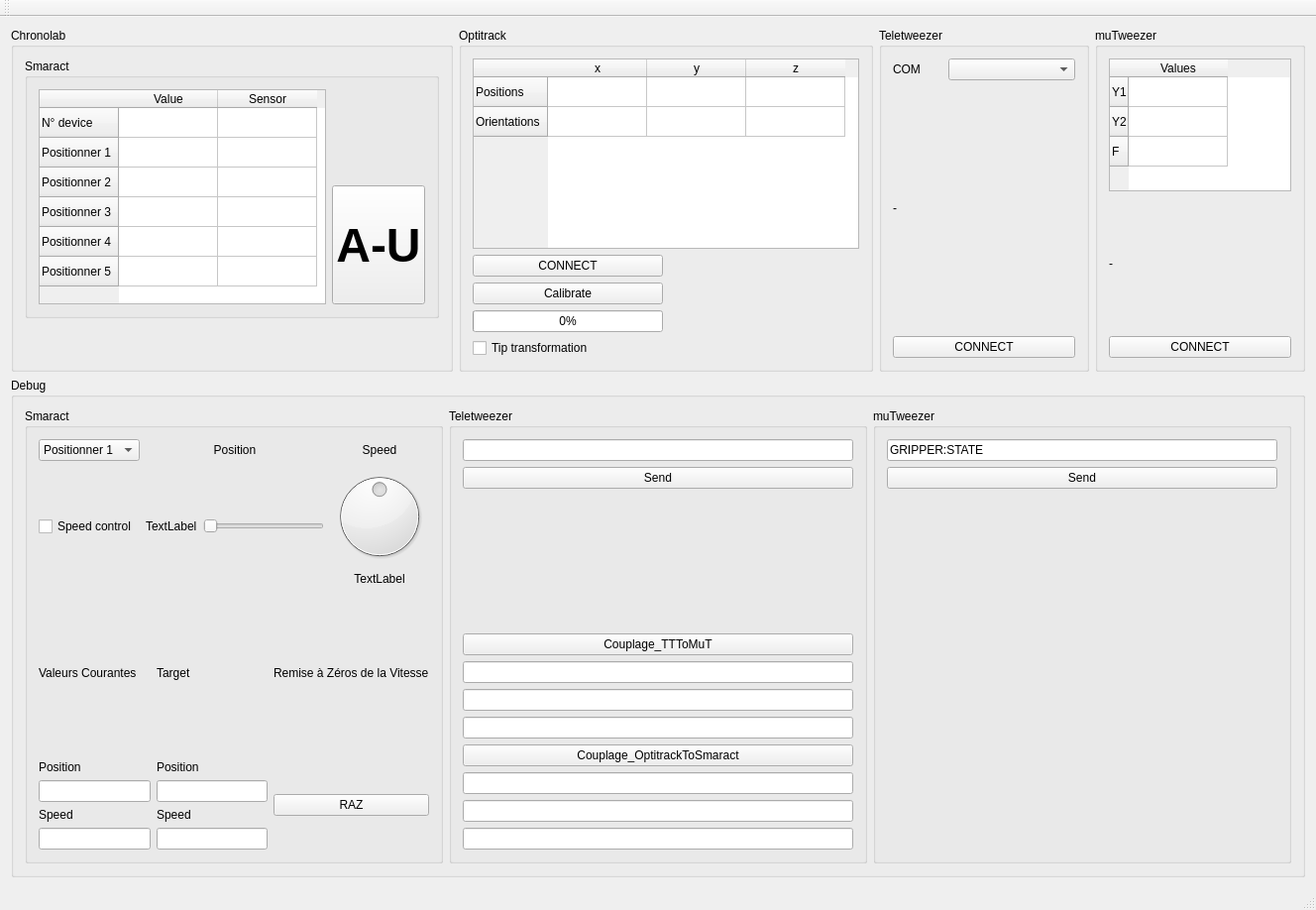
<?xml version="1.0" encoding="UTF-8"?>
<ui version="4.0">
 <class>MainWindow</class>
 <widget class="QMainWindow" name="MainWindow">
  <property name="geometry">
   <rect>
    <x>0</x>
    <y>0</y>
    <width>1328</width>
    <height>918</height>
   </rect>
  </property>
  <property name="windowTitle">
   <string>MainWindow</string>
  </property>
  <widget class="QWidget" name="centralWidget">
   <layout class="QGridLayout" name="gridLayout">
    <item row="0" column="3">
     <widget class="QGroupBox" name="groupBox_9">
      <property name="title">
       <string>muTweezer</string>
      </property>
      <layout class="QGridLayout" name="gridLayout_10">
       <item row="1" column="0">
        <layout class="QVBoxLayout" name="verticalLayout_9">
         <item>
          <layout class="QVBoxLayout" name="verticalLayout_10">
           <item>
            <layout class="QVBoxLayout" name="verticalLayout_11">
             <item>
              <widget class="QTableWidget" name="tableWidget_muTweez">
               <property name="sizePolicy">
                <sizepolicy hsizetype="Ignored" vsizetype="Ignored">
                 <horstretch>0</horstretch>
                 <verstretch>0</verstretch>
                </sizepolicy>
               </property>
               <row>
                <property name="text">
                 <string>Y1</string>
                </property>
               </row>
               <row>
                <property name="text">
                 <string>Y2</string>
                </property>
               </row>
               <row>
                <property name="text">
                 <string>F</string>
                </property>
               </row>
               <column>
                <property name="text">
                 <string>Values</string>
                </property>
               </column>
              </widget>
             </item>
            </layout>
           </item>
           <item>
            <widget class="QLabel" name="label_muTweezConnected">
             <property name="text">
              <string>-</string>
             </property>
            </widget>
           </item>
          </layout>
         </item>
         <item>
          <widget class="QPushButton" name="pushButton_connectmuTweezer">
           <property name="text">
            <string>CONNECT</string>
           </property>
          </widget>
         </item>
        </layout>
       </item>
      </layout>
     </widget>
    </item>
    <item row="0" column="1">
     <widget class="QGroupBox" name="groupBox_2">
      <property name="title">
       <string>Optitrack</string>
      </property>
      <layout class="QGridLayout" name="gridLayout_8">
       <item row="0" column="0">
        <layout class="QVBoxLayout" name="verticalLayout_5">
         <item>
          <widget class="QTableWidget" name="tableWidget_optitrack">
           <property name="sizePolicy">
            <sizepolicy hsizetype="Preferred" vsizetype="Minimum">
             <horstretch>0</horstretch>
             <verstretch>0</verstretch>
            </sizepolicy>
           </property>
           <property name="minimumSize">
            <size>
             <width>390</width>
             <height>4</height>
            </size>
           </property>
           <property name="verticalScrollBarPolicy">
            <enum>Qt::ScrollBarAlwaysOff</enum>
           </property>
           <property name="horizontalScrollBarPolicy">
            <enum>Qt::ScrollBarAlwaysOff</enum>
           </property>
           <row>
            <property name="text">
             <string>Positions</string>
            </property>
           </row>
           <row>
            <property name="text">
             <string>Orientations</string>
            </property>
           </row>
           <column>
            <property name="text">
             <string>x</string>
            </property>
           </column>
           <column>
            <property name="text">
             <string>y</string>
            </property>
           </column>
           <column>
            <property name="text">
             <string>z</string>
            </property>
           </column>
          </widget>
         </item>
         <item>
          <layout class="QHBoxLayout" name="horizontalLayout_3">
           <item>
            <layout class="QVBoxLayout" name="verticalLayout_6">
             <item>
              <widget class="QPushButton" name="pushButton_connectOptitrack">
               <property name="sizePolicy">
                <sizepolicy hsizetype="Preferred" vsizetype="Fixed">
                 <horstretch>0</horstretch>
                 <verstretch>0</verstretch>
                </sizepolicy>
               </property>
               <property name="text">
                <string>CONNECT</string>
               </property>
              </widget>
             </item>
             <item>
              <widget class="QPushButton" name="pushButton_optiCalib">
               <property name="text">
                <string>Calibrate</string>
               </property>
              </widget>
             </item>
             <item>
              <widget class="QProgressBar" name="progressBar_optiCalib">
               <property name="sizePolicy">
                <sizepolicy hsizetype="Minimum" vsizetype="Fixed">
                 <horstretch>0</horstretch>
                 <verstretch>0</verstretch>
                </sizepolicy>
               </property>
               <property name="value">
                <number>0</number>
               </property>
              </widget>
             </item>
             <item>
              <widget class="QCheckBox" name="checkBox_optiTip">
               <property name="text">
                <string>Tip transformation</string>
               </property>
              </widget>
             </item>
            </layout>
           </item>
           <item>
            <widget class="QLabel" name="label_optitrackConnected">
             <property name="text">
              <string/>
             </property>
            </widget>
           </item>
          </layout>
         </item>
        </layout>
       </item>
      </layout>
     </widget>
    </item>
    <item row="1" column="0" colspan="4">
     <widget class="QGroupBox" name="groupBox_3">
      <property name="title">
       <string>Debug</string>
      </property>
      <layout class="QGridLayout" name="gridLayout_4">
       <item row="0" column="0">
        <widget class="QGroupBox" name="groupBox_6">
         <property name="title">
          <string>Smaract</string>
         </property>
         <layout class="QGridLayout" name="gridLayout_6">
          <item row="0" column="0">
           <layout class="QGridLayout" name="gridLayout_5">
            <item row="1" column="3">
             <layout class="QHBoxLayout" name="horizontalLayout">
              <item>
               <widget class="QLabel" name="label_smaractPositionLabel">
                <property name="text">
                 <string>TextLabel</string>
                </property>
               </widget>
              </item>
              <item>
               <widget class="QSlider" name="horizontalSlider_smaract">
                <property name="orientation">
                 <enum>Qt::Horizontal</enum>
                </property>
               </widget>
              </item>
             </layout>
            </item>
            <item row="0" column="0">
             <widget class="QComboBox" name="comboBox_smaract">
              <item>
               <property name="text">
                <string>Positionner 1</string>
               </property>
              </item>
              <item>
               <property name="text">
                <string>Positionner 2</string>
               </property>
              </item>
              <item>
               <property name="text">
                <string>Positionner 3</string>
               </property>
              </item>
              <item>
               <property name="text">
                <string>Positionner 4</string>
               </property>
              </item>
              <item>
               <property name="text">
                <string>Positionner 5</string>
               </property>
              </item>
             </widget>
            </item>
            <item row="1" column="4">
             <layout class="QVBoxLayout" name="verticalLayout_3">
              <item>
               <widget class="QDial" name="dial_smaract">
                <property name="minimum">
                 <number>-2000000</number>
                </property>
                <property name="maximum">
                 <number>2000000</number>
                </property>
               </widget>
              </item>
              <item>
               <widget class="QLabel" name="label_smaractSpeedLabel">
                <property name="text">
                 <string>TextLabel</string>
                </property>
                <property name="alignment">
                 <set>Qt::AlignCenter</set>
                </property>
               </widget>
              </item>
             </layout>
            </item>
            <item row="0" column="4">
             <widget class="QLabel" name="label_2">
              <property name="text">
               <string>Speed</string>
              </property>
              <property name="alignment">
               <set>Qt::AlignCenter</set>
              </property>
             </widget>
            </item>
            <item row="0" column="3">
             <widget class="QLabel" name="label">
              <property name="text">
               <string>Position</string>
              </property>
              <property name="alignment">
               <set>Qt::AlignCenter</set>
              </property>
             </widget>
            </item>
            <item row="1" column="0">
             <layout class="QVBoxLayout" name="verticalLayout_4">
              <item>
               <widget class="QCheckBox" name="checkBox_smaractSpeedControl">
                <property name="text">
                 <string>Speed control</string>
                </property>
               </widget>
              </item>
             </layout>
            </item>
           </layout>
          </item>
          <item row="1" column="0">
           <layout class="QGridLayout" name="gridLayout_12">
            <item row="0" column="0">
             <layout class="QVBoxLayout" name="verticalLayout_15">
              <item>
               <widget class="QLabel" name="label_4">
                <property name="text">
                 <string>Valeurs Courantes</string>
                </property>
               </widget>
              </item>
             </layout>
            </item>
            <item row="2" column="0">
             <layout class="QVBoxLayout" name="verticalLayout_16">
              <item>
               <widget class="QLabel" name="label_5">
                <property name="text">
                 <string>Position</string>
                </property>
               </widget>
              </item>
              <item>
               <widget class="QLineEdit" name="lineEdit_smaractDebugPos"/>
              </item>
              <item>
               <widget class="QLabel" name="label_6">
                <property name="text">
                 <string>Speed</string>
                </property>
               </widget>
              </item>
              <item>
               <widget class="QLineEdit" name="lineEdit_smaractDebugSpeed"/>
              </item>
             </layout>
            </item>
            <item row="2" column="2">
             <layout class="QVBoxLayout" name="verticalLayout_17">
              <item>
               <widget class="QLabel" name="label_8">
                <property name="text">
                 <string>Position</string>
                </property>
               </widget>
              </item>
              <item>
               <widget class="QLineEdit" name="lineEdit_smaractDebugTPos"/>
              </item>
              <item>
               <widget class="QLabel" name="label_9">
                <property name="text">
                 <string>Speed</string>
                </property>
               </widget>
              </item>
              <item>
               <widget class="QLineEdit" name="lineEdit_smaractDebugTSpeed"/>
              </item>
             </layout>
            </item>
            <item row="0" column="2">
             <layout class="QVBoxLayout" name="verticalLayout_18">
              <item>
               <widget class="QLabel" name="label_7">
                <property name="text">
                 <string>Target</string>
                </property>
               </widget>
              </item>
             </layout>
            </item>
            <item row="2" column="3">
             <layout class="QVBoxLayout" name="verticalLayout_19">
              <item>
               <widget class="QPushButton" name="pushButton_smaractRAZ">
                <property name="text">
                 <string>RAZ</string>
                </property>
               </widget>
              </item>
             </layout>
            </item>
            <item row="0" column="3">
             <layout class="QVBoxLayout" name="verticalLayout_20">
              <item>
               <widget class="QLabel" name="label_10">
                <property name="text">
                 <string>Remise à Zéros de la Vitesse</string>
                </property>
               </widget>
              </item>
             </layout>
            </item>
           </layout>
          </item>
         </layout>
        </widget>
       </item>
       <item row="0" column="1">
        <widget class="QGroupBox" name="groupBox_8">
         <property name="title">
          <string>Teletweezer</string>
         </property>
         <layout class="QGridLayout" name="gridLayout_9">
          <item row="0" column="0">
           <layout class="QVBoxLayout" name="verticalLayout_8">
            <item>
             <widget class="QLineEdit" name="lineEdit_TTdata"/>
            </item>
            <item>
             <widget class="QPushButton" name="pushButton_TTSend">
              <property name="text">
               <string>Send</string>
              </property>
             </widget>
            </item>
            <item>
             <spacer name="verticalSpacer_4">
              <property name="orientation">
               <enum>Qt::Vertical</enum>
              </property>
              <property name="sizeHint" stdset="0">
               <size>
                <width>20</width>
                <height>40</height>
               </size>
              </property>
             </spacer>
            </item>
            <item>
             <widget class="QPushButton" name="Couplage_TTToMuT">
              <property name="text">
               <string>Couplage_TTToMuT</string>
              </property>
             </widget>
            </item>
            <item>
             <widget class="QLineEdit" name="lineEdit_testZibo"/>
            </item>
            <item>
             <widget class="QLineEdit" name="lineEdit_testZibo2"/>
            </item>
            <item>
             <widget class="QLineEdit" name="lineEdit_testZibo3"/>
            </item>
            <item>
             <widget class="QPushButton" name="Couplage_OptitrackToSmaract">
              <property name="text">
               <string>Couplage_OptitrackToSmaract</string>
              </property>
             </widget>
            </item>
            <item>
             <widget class="QLineEdit" name="lineEdit_testZibo4"/>
            </item>
            <item>
             <widget class="QLineEdit" name="lineEdit_testZibo5"/>
            </item>
            <item>
             <widget class="QLineEdit" name="lineEdit_testZibo6"/>
            </item>
           </layout>
          </item>
         </layout>
        </widget>
       </item>
       <item row="0" column="2">
        <widget class="QGroupBox" name="groupBox_10">
         <property name="title">
          <string>muTweezer</string>
         </property>
         <layout class="QGridLayout" name="gridLayout_11">
          <item row="0" column="0">
           <layout class="QVBoxLayout" name="verticalLayout_12">
            <item>
             <widget class="QLineEdit" name="lineEdit_muTweezData">
              <property name="text">
               <string>GRIPPER:STATE</string>
              </property>
             </widget>
            </item>
            <item>
             <layout class="QVBoxLayout" name="verticalLayout_13">
              <item>
               <widget class="QPushButton" name="pushButton_sendmuT">
                <property name="text">
                 <string>Send</string>
                </property>
               </widget>
              </item>
              <item>
               <spacer name="verticalSpacer_5">
                <property name="orientation">
                 <enum>Qt::Vertical</enum>
                </property>
                <property name="sizeHint" stdset="0">
                 <size>
                  <width>20</width>
                  <height>40</height>
                 </size>
                </property>
               </spacer>
              </item>
             </layout>
            </item>
           </layout>
          </item>
         </layout>
        </widget>
       </item>
      </layout>
     </widget>
    </item>
    <item row="0" column="2">
     <widget class="QGroupBox" name="groupBox_7">
      <property name="title">
       <string>Teletweezer</string>
      </property>
      <layout class="QGridLayout" name="gridLayout_7">
       <item row="2" column="0">
        <widget class="QPushButton" name="pushButton_connectTT">
         <property name="text">
          <string>CONNECT</string>
         </property>
        </widget>
       </item>
       <item row="0" column="0">
        <layout class="QVBoxLayout" name="verticalLayout_7">
         <item>
          <layout class="QHBoxLayout" name="horizontalLayout_2">
           <item>
            <widget class="QLabel" name="label_3">
             <property name="sizePolicy">
              <sizepolicy hsizetype="Fixed" vsizetype="Preferred">
               <horstretch>0</horstretch>
               <verstretch>0</verstretch>
              </sizepolicy>
             </property>
             <property name="minimumSize">
              <size>
               <width>50</width>
               <height>0</height>
              </size>
             </property>
             <property name="text">
              <string>COM</string>
             </property>
            </widget>
           </item>
           <item>
            <widget class="QComboBox" name="comboBox_TTCOM">
             <property name="sizePolicy">
              <sizepolicy hsizetype="Preferred" vsizetype="Fixed">
               <horstretch>0</horstretch>
               <verstretch>0</verstretch>
              </sizepolicy>
             </property>
            </widget>
           </item>
          </layout>
         </item>
         <item>
          <widget class="QLabel" name="label_TTread">
           <property name="text">
            <string>-</string>
           </property>
          </widget>
         </item>
        </layout>
       </item>
      </layout>
     </widget>
    </item>
    <item row="0" column="0">
     <widget class="QGroupBox" name="groupBox">
      <property name="title">
       <string>Chronolab</string>
      </property>
      <layout class="QGridLayout" name="gridLayout_3">
       <item row="0" column="0">
        <widget class="QGroupBox" name="groupBox_4">
         <property name="title">
          <string>Smaract</string>
         </property>
         <layout class="QGridLayout" name="gridLayout_2">
          <item row="1" column="0">
           <layout class="QVBoxLayout" name="verticalLayout">
            <item>
             <widget class="QTableWidget" name="tableWidget_smaract">
              <property name="sizePolicy">
               <sizepolicy hsizetype="Fixed" vsizetype="Ignored">
                <horstretch>0</horstretch>
                <verstretch>0</verstretch>
               </sizepolicy>
              </property>
              <property name="minimumSize">
               <size>
                <width>290</width>
                <height>210</height>
               </size>
              </property>
              <property name="autoScroll">
               <bool>false</bool>
              </property>
              <row>
               <property name="text">
                <string>N° device</string>
               </property>
              </row>
              <row>
               <property name="text">
                <string>Positionner 1</string>
               </property>
              </row>
              <row>
               <property name="text">
                <string>Positionner 2</string>
               </property>
              </row>
              <row>
               <property name="text">
                <string>Positionner 3</string>
               </property>
              </row>
              <row>
               <property name="text">
                <string>Positionner 4</string>
               </property>
              </row>
              <row>
               <property name="text">
                <string>Positionner 5</string>
               </property>
              </row>
              <column>
               <property name="text">
                <string>Value</string>
               </property>
              </column>
              <column>
               <property name="text">
                <string>Sensor</string>
               </property>
              </column>
             </widget>
            </item>
           </layout>
          </item>
          <item row="1" column="1">
           <layout class="QVBoxLayout" name="verticalLayout_2">
            <item>
             <widget class="QLabel" name="label_smaractLoupiote">
              <property name="text">
               <string/>
              </property>
             </widget>
            </item>
            <item>
             <spacer name="verticalSpacer_2">
              <property name="orientation">
               <enum>Qt::Vertical</enum>
              </property>
              <property name="sizeType">
               <enum>QSizePolicy::Minimum</enum>
              </property>
              <property name="sizeHint" stdset="0">
               <size>
                <width>20</width>
                <height>40</height>
               </size>
              </property>
             </spacer>
            </item>
            <item>
             <widget class="QPushButton" name="pushButton_AU">
              <property name="sizePolicy">
               <sizepolicy hsizetype="Minimum" vsizetype="Fixed">
                <horstretch>0</horstretch>
                <verstretch>0</verstretch>
               </sizepolicy>
              </property>
              <property name="minimumSize">
               <size>
                <width>0</width>
                <height>120</height>
               </size>
              </property>
              <property name="font">
               <font>
                <pointsize>36</pointsize>
                <weight>75</weight>
                <bold>true</bold>
               </font>
              </property>
              <property name="text">
               <string>A-U</string>
              </property>
             </widget>
            </item>
           </layout>
          </item>
         </layout>
        </widget>
       </item>
       <item row="1" column="0">
        <spacer name="verticalSpacer">
         <property name="orientation">
          <enum>Qt::Vertical</enum>
         </property>
         <property name="sizeType">
          <enum>QSizePolicy::Fixed</enum>
         </property>
         <property name="sizeHint" stdset="0">
          <size>
           <width>20</width>
           <height>40</height>
          </size>
         </property>
        </spacer>
       </item>
      </layout>
     </widget>
    </item>
   </layout>
  </widget>
  <widget class="QMenuBar" name="menuBar">
   <property name="geometry">
    <rect>
     <x>0</x>
     <y>0</y>
     <width>1328</width>
     <height>21</height>
    </rect>
   </property>
  </widget>
  <widget class="QToolBar" name="mainToolBar">
   <attribute name="toolBarArea">
    <enum>TopToolBarArea</enum>
   </attribute>
   <attribute name="toolBarBreak">
    <bool>false</bool>
   </attribute>
  </widget>
  <widget class="QStatusBar" name="statusBar"/>
 </widget>
 <layoutdefault spacing="6" margin="11"/>
 <resources/>
 <connections/>
</ui>
